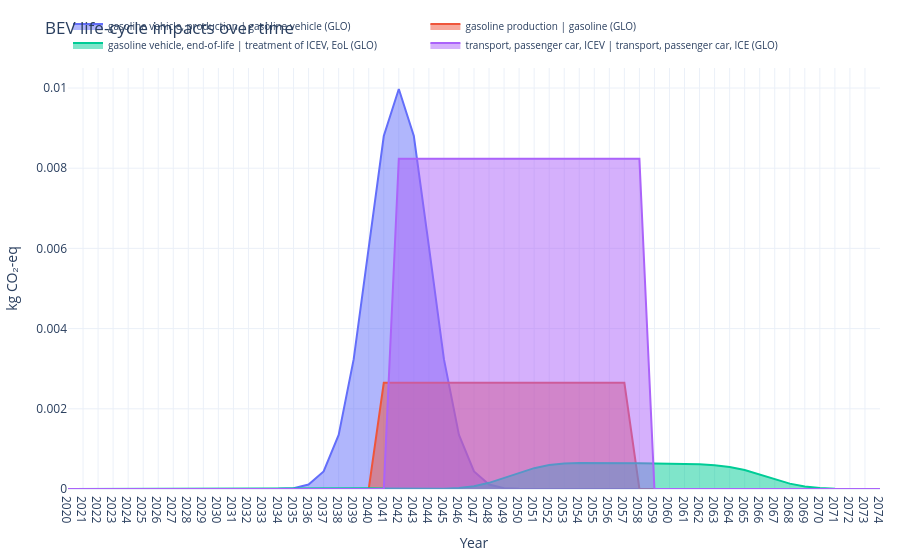

Notebook cell for this chart:
### Code cell
fig = plot_temporal_scores(
    results_by_year=results_by_year,
    stacked=False,
    trails=trails,
    title="BEV life-cycle impacts over time",
    method_label="kg CO₂-eq",
    cumulative=False
)
fig.show()
